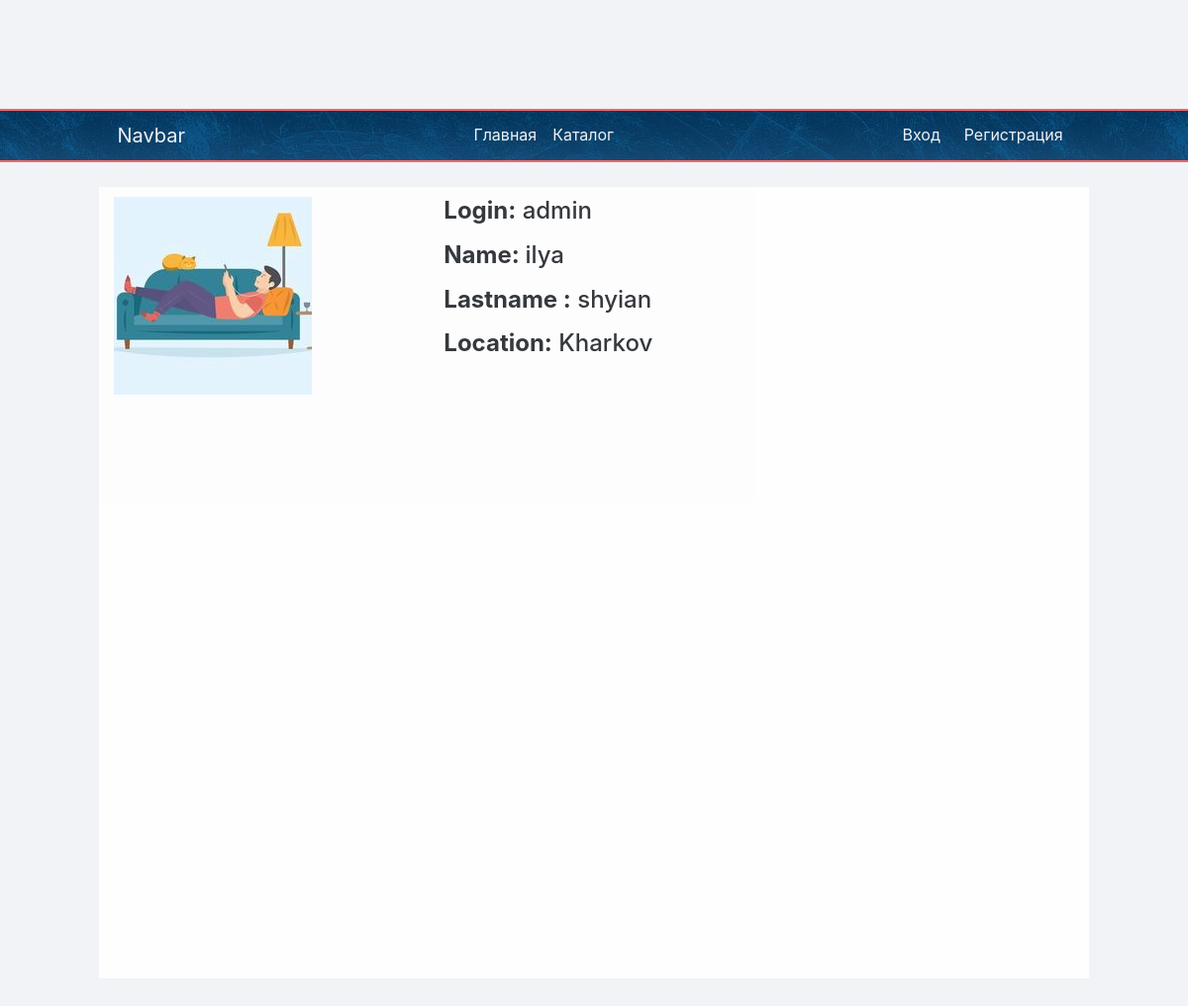
The app's page /profile/10 with its own data.
### book/apps/userprofiles/models.py (models this page shows, shortened)
class Profile(models.Model):
    default_img = r'.*(profile_image\.png)$'
    user = models.OneToOneField(User, on_delete=models.CASCADE, related_name='profile' )
    first_name = models.CharField(max_length = 50, blank = True)
    last_name = models.CharField(max_length = 50, blank = True)
    image = models.ImageField(upload_to='avatars',default = "avatars\\profile_image.png")
    bio = models.TextField(max_length=500, blank=True)
    location = models.CharField(max_length=30, blank=True)
    birth_date = models.DateField(timezone.now,null=True, blank=True,)
    @property
    def image_url(self):
        if self.image and hasattr(self.image, 'url'):
            return str(self.image.url)

### book/apps/userprofiles/views.py (the view)
# urls.py: path('<int:profile_id>', views.show_profile, name = "profile"),
def show_profile(request,profile_id):
	context = {}
	context.update(csrf(request))
	if not request.user.is_anonymous:
		if auth.get_user(request).profile.id == profile_id:
			return HttpResponseRedirect(request.META.get('HTTP_REFERER'))
	profile = Profile.objects.get(id=profile_id)
	context = {
		'profile':profile,
	}
	return render(request,'profileview.html',context)

### book/templates/userprofiles/profileview.html
{% extends 'base.html' %}
{% load static %}
{% block profile %}
<div class="row" style="height: 25px;"></div>
<div class="col-md-10 mb-12 offset-md-1 offset-mb-0 bg-white" style = "opacity:.9; min-height: 800px; padding-top:  10px;">
	<div class="row">
		<div class="col-8 offset-2 col-md-3 offset-md-0">
			{% if profile.image%}<img class="img-fluid"  src="{{profile.image_url}}">{%endif%}
		</div>
		<div class="col-8 offset-2 col-md-5 offset-md-1 text">
			<h4><p class =""><strong>Login:</strong> {{profile.user}}</p>
			{% if profile.first_name%}<p><strong>Name: </strong> {{profile.first_name}}</p>{%endif%}
			{% if profile.last_name%}<p> <strong>Lastname :</strong> {{profile.last_name}}</p>{%endif%}
			{% if profile.location%}<p> <strong>Location:</strong> {{profile.location}}</p>{%endif%}
			{% if profile.bio%}<p>{{profile.bio}}</p>{%endif%}</h4>
		</div>
	</div>
</div>
{% endblock%}

### book/static/css/style.css (style rules this page uses)
body { -webkit-background-size: cover; -moz-background-size: cover; background-size: cover; -o-background-size: cover; overflow-x: hidden; background: #F1F3F6!important; }

### records on screen
Profile: image_url (picture), user "admin", first_name "ilya", last_name "shyian", location "Kharkov"
